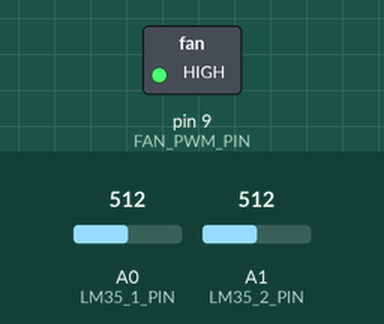
The sketch below on a simulated Arduino Uno, built with avr-gcc and run on an emulated ATmega328P. Shown: switched loads named in the sketch (green lamp = pin HIGH). Inputs (shaded band) come from the test bench; at power-on: A0 (LM35_1_PIN) = 512, A1 (LM35_2_PIN) = 512. What the sketch prints to the serial monitor is not drawn.

Above: at 0.1 s.
Timing chart, 0 to 1.6 s (numbered marks = the images above):
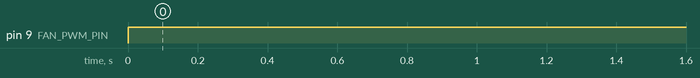

The sketch:

monitoring.ino
```cpp
/**************************************************************/
/* define pin setup, what sensor/fan is connected to what pin */
/**************************************************************/

int LM35_1_PIN = A0;
int LM35_2_PIN = A1;
int FAN_PWM_PIN = 9;

// only needed when measuring temperature time series values
#define SEND_TEMP_VALUES_TO_HOST true
#define SEND_TO_HOST_INTERVALL_IN_MILLIS 6000

#define SENSOR_1_TEMP_THRESHOLD_in_CELCIUS 41.0
#define SENSOR_2_TEMP_THRESHOLD_in_CELCIUS 37.0

/***************************************************************/

#define RING_BUFFER_SIZE 30
#define INVALID_VALUE -273.0
#define AVERAGE_INTERVAL_IN_MILLIS 60000 // e.g. one minute = 60000

/***************************************************************/

struct TemperatureRingBuffer {
    float values[RING_BUFFER_SIZE];
    int writeIndex = 0;
};

TemperatureRingBuffer tempRingBuf_1;
TemperatureRingBuffer tempRingBuf_2;
unsigned long lastSendMillis = 0;
unsigned long lastRecordedMillis = 0;

/**************************************************************/

float readTemperatureInCelcius(int lm35_pin) {
    return (5.0 * 100.0 * analogRead(lm35_pin)) / 1024;
}

void buffer_write(TemperatureRingBuffer *tempRingBuf, float value) {
    tempRingBuf->values[tempRingBuf->writeIndex] = value;
    tempRingBuf->writeIndex = (tempRingBuf->writeIndex++) % RING_BUFFER_SIZE;
}

void initRingBuffer(TemperatureRingBuffer *tempRingBuf) {
    for (int i=0; i<RING_BUFFER_SIZE; i++) {
        tempRingBuf->values[i] = INVALID_VALUE;
    }
}

float averageValues(TemperatureRingBuffer *tempRingBuf) {
    float sum = 0.0;
    int numberOfValidValues = 0;
    for (int i=0; i<RING_BUFFER_SIZE; i++) {
        if (tempRingBuf->values[i] != INVALID_VALUE) {
            numberOfValidValues ++;
            sum += tempRingBuf->values[i];
        }
    }
    return sum / (float)numberOfValidValues;
}

void sendValuesToHost() {
    unsigned long currentMillis = millis();
    bool isIntervalPassed = (currentMillis - lastSendMillis) > (unsigned long)SEND_TO_HOST_INTERVALL_IN_MILLIS;
    if ((unsigned long)0 == lastSendMillis || isIntervalPassed) {
        lastSendMillis = currentMillis;

        Serial.print("Sensor (1) ");
        Serial.print(averageValues(&tempRingBuf_1), 1);
        Serial.println(" Grad Celsius");

        Serial.print("Sensor (2) ");
        Serial.print(averageValues(&tempRingBuf_2), 1);
        Serial.println(" Grad Celsius");

        Serial.println("");
    }
}

void adjustFanSpeed() {
    float lastIntervalTempAverage_1 = averageValues(&tempRingBuf_1);
    float lastIntervalTempAverage_2 = averageValues(&tempRingBuf_2);
    if (lastIntervalTempAverage_1 > SENSOR_1_TEMP_THRESHOLD_in_CELCIUS
       || lastIntervalTempAverage_2 > SENSOR_2_TEMP_THRESHOLD_in_CELCIUS) {
        analogWrite(FAN_PWM_PIN, 255);
    } else {
        analogWrite(FAN_PWM_PIN, 0);
    }
}

void recordSensorMeasurements() {
    unsigned long currentMillis = millis();
    bool isIntervalPassed = (currentMillis - lastRecordedMillis) > ((unsigned long)AVERAGE_INTERVAL_IN_MILLIS / (unsigned long)RING_BUFFER_SIZE);
    if ((unsigned long)0 == lastRecordedMillis || isIntervalPassed) {
        lastRecordedMillis = currentMillis;
        buffer_write(&tempRingBuf_1, readTemperatureInCelcius(LM35_1_PIN));
        buffer_write(&tempRingBuf_2, readTemperatureInCelcius(LM35_2_PIN));
     }
}

void setup() {
    if (SEND_TEMP_VALUES_TO_HOST) {
        Serial.begin(9600);
    }

    pinMode(FAN_PWM_PIN, OUTPUT);

    initRingBuffer(&tempRingBuf_1);
    initRingBuffer(&tempRingBuf_2);
}

void loop() {
    recordSensorMeasurements();
    adjustFanSpeed();
    if (SEND_TEMP_VALUES_TO_HOST) {
        sendValuesToHost();
    }
}
```

Measured:
- by itself, pin 9 (FAN_PWM_PIN): LOW → HIGH at 0.00 s
